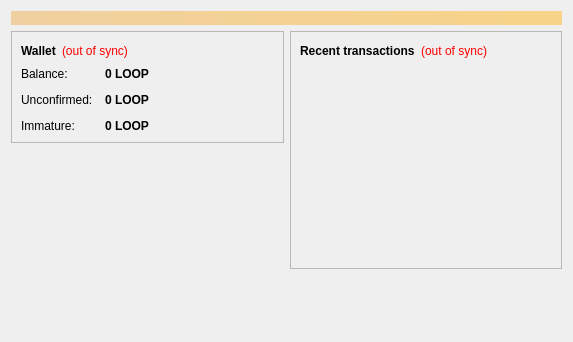
<?xml version="1.0" encoding="UTF-8"?>
<ui version="4.0">
 <class>OverviewPage</class>
 <widget class="QWidget" name="OverviewPage">
  <property name="geometry">
   <rect>
    <x>0</x>
    <y>0</y>
    <width>573</width>
    <height>342</height>
   </rect>
  </property>
  <property name="windowTitle">
   <string>Form</string>
  </property>
  <layout class="QVBoxLayout" name="topLayout">
   <item>
    <widget class="QLabel" name="labelAlerts">
     <property name="visible">
      <bool>false</bool>
     </property>
     <property name="styleSheet">
      <string notr="true">background-color: qlineargradient(x1: 0, y1: 0, x2: 1, y2: 0, stop:0 #F0D0A0, stop:1 #F8D488); color:#000000;</string>
     </property>
     <property name="wordWrap">
      <bool>true</bool>
     </property>
     <property name="margin">
      <number>3</number>
     </property>
    </widget>
   </item>
   <item>
    <layout class="QHBoxLayout" name="horizontalLayout" stretch="1,1">
     <item>
      <layout class="QVBoxLayout" name="verticalLayout_2">
       <item>
        <widget class="QFrame" name="frame">
         <property name="frameShape">
          <enum>QFrame::StyledPanel</enum>
         </property>
         <property name="frameShadow">
          <enum>QFrame::Raised</enum>
         </property>
         <layout class="QVBoxLayout" name="verticalLayout_4">
          <item>
           <layout class="QHBoxLayout" name="horizontalLayout_4">
            <item>
             <widget class="QLabel" name="label_5">
              <property name="font">
               <font>
                <weight>75</weight>
                <bold>true</bold>
               </font>
              </property>
              <property name="text">
               <string>Wallet</string>
              </property>
             </widget>
            </item>
            <item>
             <widget class="QLabel" name="labelWalletStatus">
              <property name="toolTip">
               <string>The displayed information may be out of date. Your wallet automatically synchronizes with the LOOP network after a connection is established, but this process has not completed yet.</string>
              </property>
              <property name="styleSheet">
               <string notr="true">QLabel { color: red; }</string>
              </property>
              <property name="text">
               <string notr="true">(out of sync)</string>
              </property>
              <property name="alignment">
               <set>Qt::AlignLeading|Qt::AlignLeft|Qt::AlignVCenter</set>
              </property>
             </widget>
            </item>
            <item>
             <spacer name="horizontalSpacer_2">
              <property name="orientation">
               <enum>Qt::Horizontal</enum>
              </property>
              <property name="sizeHint" stdset="0">
               <size>
                <width>40</width>
                <height>20</height>
               </size>
              </property>
             </spacer>
            </item>
           </layout>
          </item>
          <item>
           <layout class="QFormLayout" name="formLayout_2">
            <property name="fieldGrowthPolicy">
             <enum>QFormLayout::AllNonFixedFieldsGrow</enum>
            </property>
            <property name="horizontalSpacing">
             <number>12</number>
            </property>
            <property name="verticalSpacing">
             <number>12</number>
            </property>
            <item row="0" column="0">
             <widget class="QLabel" name="label">
              <property name="text">
               <string>Balance:</string>
              </property>
             </widget>
            </item>
            <item row="0" column="1">
             <widget class="QLabel" name="labelBalance">
              <property name="font">
               <font>
                <weight>75</weight>
                <bold>true</bold>
               </font>
              </property>
              <property name="cursor">
               <cursorShape>IBeamCursor</cursorShape>
              </property>
              <property name="toolTip">
               <string>Your current balance</string>
              </property>
              <property name="text">
               <string notr="true">0 LOOP</string>
              </property>
              <property name="textInteractionFlags">
               <set>Qt::LinksAccessibleByMouse|Qt::TextSelectableByKeyboard|Qt::TextSelectableByMouse</set>
              </property>
             </widget>
            </item>
            <item row="1" column="0">
             <widget class="QLabel" name="label_3">
              <property name="text">
               <string>Unconfirmed:</string>
              </property>
             </widget>
            </item>
            <item row="1" column="1">
             <widget class="QLabel" name="labelUnconfirmed">
              <property name="font">
               <font>
                <weight>75</weight>
                <bold>true</bold>
               </font>
              </property>
              <property name="cursor">
               <cursorShape>IBeamCursor</cursorShape>
              </property>
              <property name="toolTip">
               <string>Total of transactions that have yet to be confirmed, and do not yet count toward the current balance</string>
              </property>
              <property name="text">
               <string notr="true">0 LOOP</string>
              </property>
              <property name="textInteractionFlags">
               <set>Qt::LinksAccessibleByMouse|Qt::TextSelectableByKeyboard|Qt::TextSelectableByMouse</set>
              </property>
             </widget>
            </item>
            <item row="2" column="0">
             <widget class="QLabel" name="labelImmatureText">
              <property name="text">
               <string>Immature:</string>
              </property>
             </widget>
            </item>
            <item row="2" column="1">
             <widget class="QLabel" name="labelImmature">
              <property name="font">
               <font>
                <weight>75</weight>
                <bold>true</bold>
               </font>
              </property>
              <property name="toolTip">
               <string>Mined balance that has not yet matured</string>
              </property>
              <property name="text">
               <string notr="true">0 LOOP</string>
              </property>
              <property name="textInteractionFlags">
               <set>Qt::LinksAccessibleByMouse|Qt::TextSelectableByKeyboard|Qt::TextSelectableByMouse</set>
              </property>
             </widget>
            </item>
           </layout>
          </item>
         </layout>
        </widget>
       </item>
       <item>
        <spacer name="verticalSpacer">
         <property name="orientation">
          <enum>Qt::Vertical</enum>
         </property>
         <property name="sizeHint" stdset="0">
          <size>
           <width>20</width>
           <height>40</height>
          </size>
         </property>
        </spacer>
       </item>
      </layout>
     </item>
     <item>
      <layout class="QVBoxLayout" name="verticalLayout_3">
       <item>
        <widget class="QFrame" name="frame_2">
         <property name="frameShape">
          <enum>QFrame::StyledPanel</enum>
         </property>
         <property name="frameShadow">
          <enum>QFrame::Raised</enum>
         </property>
         <layout class="QVBoxLayout" name="verticalLayout">
          <item>
           <layout class="QHBoxLayout" name="horizontalLayout_2">
            <item>
             <widget class="QLabel" name="label_4">
              <property name="text">
               <string>&lt;b&gt;Recent transactions&lt;/b&gt;</string>
              </property>
             </widget>
            </item>
            <item>
             <widget class="QLabel" name="labelTransactionsStatus">
              <property name="toolTip">
               <string>The displayed information may be out of date. Your wallet automatically synchronizes with the LOOP network after a connection is established, but this process has not completed yet.</string>
              </property>
              <property name="styleSheet">
               <string notr="true">QLabel { color: red; }</string>
              </property>
              <property name="text">
               <string notr="true">(out of sync)</string>
              </property>
              <property name="alignment">
               <set>Qt::AlignRight|Qt::AlignTrailing|Qt::AlignVCenter</set>
              </property>
             </widget>
            </item>
            <item>
             <spacer name="horizontalSpacer">
              <property name="orientation">
               <enum>Qt::Horizontal</enum>
              </property>
              <property name="sizeHint" stdset="0">
               <size>
                <width>40</width>
                <height>20</height>
               </size>
              </property>
             </spacer>
            </item>
           </layout>
          </item>
          <item>
           <widget class="QListView" name="listTransactions">
            <property name="styleSheet">
             <string notr="true">QListView { background: transparent; }</string>
            </property>
            <property name="frameShape">
             <enum>QFrame::NoFrame</enum>
            </property>
            <property name="verticalScrollBarPolicy">
             <enum>Qt::ScrollBarAlwaysOff</enum>
            </property>
            <property name="horizontalScrollBarPolicy">
             <enum>Qt::ScrollBarAlwaysOff</enum>
            </property>
            <property name="selectionMode">
             <enum>QAbstractItemView::NoSelection</enum>
            </property>
           </widget>
          </item>
         </layout>
        </widget>
       </item>
       <item>
        <spacer name="verticalSpacer_2">
         <property name="orientation">
          <enum>Qt::Vertical</enum>
         </property>
         <property name="sizeHint" stdset="0">
          <size>
           <width>20</width>
           <height>40</height>
          </size>
         </property>
        </spacer>
       </item>
      </layout>
     </item>
    </layout>
   </item>
  </layout>
 </widget>
 <resources/>
 <connections/>
</ui>
